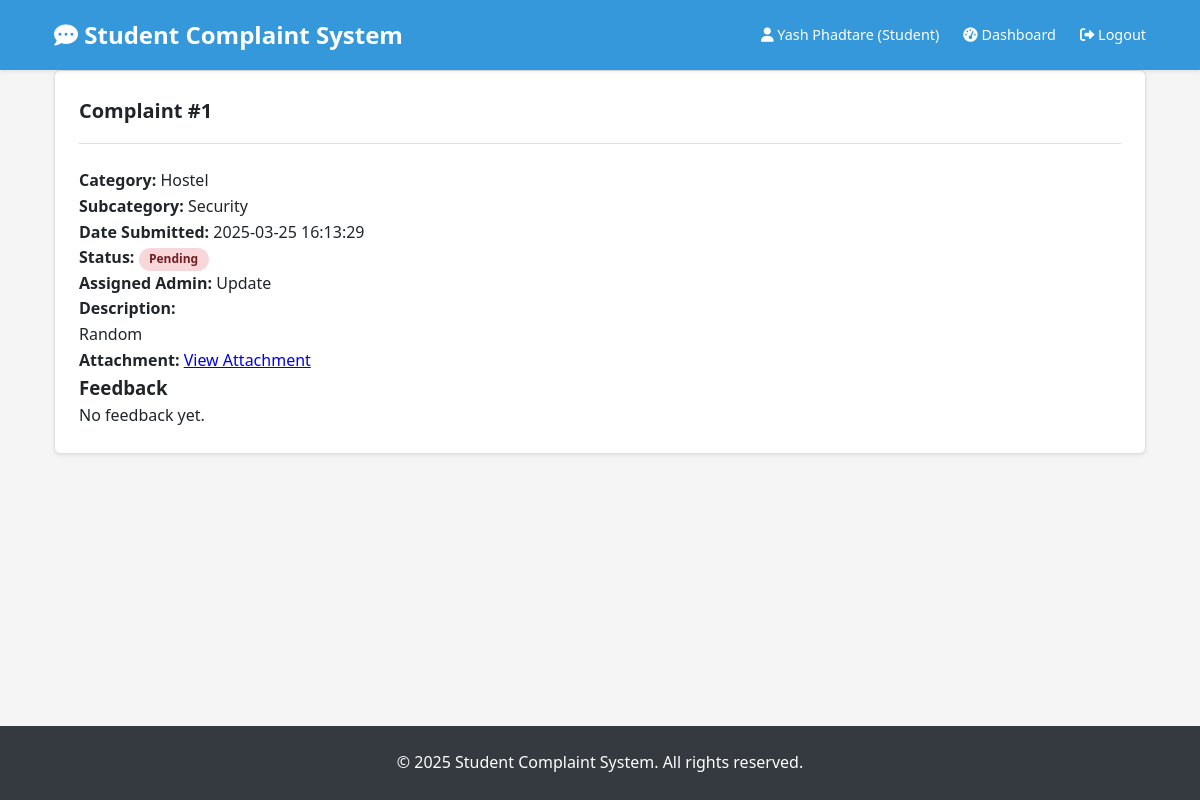
/student/complaint/1 (signed in), run on the app's committed database.
### tables this page shows
CREATE TABLE complaints (
                id INTEGER PRIMARY KEY AUTOINCREMENT,
                student_id INTEGER NOT NULL,
                admin_id INTEGER,
                category TEXT NOT NULL,
                subcategory TEXT NOT NULL,
                description TEXT NOT NULL,
                file_path TEXT,
                status TEXT DEFAULT 'pending' CHECK (status IN ('pending', 'in_progress', 'resolved')),
                created_at TIMESTAMP DEFAULT CURRENT_TIMESTAMP,
                updated_at TIMESTAMP DEFAULT CURRENT_TIMESTAMP,
                FOREIGN KEY (student_id) REFERENCES users (id),
                FOREIGN KEY (admin_id) REFERENCES users (id)
            );

CREATE TABLE users (
                id INTEGER PRIMARY KEY AUTOINCREMENT,
                username TEXT UNIQUE NOT NULL,
                password TEXT NOT NULL,
                role TEXT NOT NULL CHECK (role IN ('student', 'admin', 'pending_admin')),
                full_name TEXT NOT NULL,
                email TEXT NOT NULL,
                created_at TIMESTAMP DEFAULT CURRENT_TIMESTAMP
            );

### app.py (the view)
@app.route('/student/complaint/<int:complaint_id>')
@student_required
def view_complaint(complaint_id):
    db = get_db()
    try:
        complaint = db.execute(
            'SELECT c.*, u.full_name as admin_name FROM complaints c '
            'LEFT JOIN users u ON c.admin_id = u.id '
            'WHERE c.id = ? AND c.student_id = ?',
            (complaint_id, session['user_id'])
        ).fetchone()
        if not complaint:
            flash('Complaint not found', 'danger')
            return redirect(url_for('student_dashboard'))
        feedback = db.execute(
            'SELECT f.*, u.full_name as admin_name FROM feedback f '
            'JOIN users u ON f.admin_id = u.id '
            'WHERE f.complaint_id = ? '
            'ORDER BY f.created_at DESC',
            (complaint_id,)
        ).fetchall()
        return render_template('student/complaint.html',
                            complaint=complaint,
                            feedback=feedback,
                            mode='view')
    except sqlite3.Error as e:
        flash(f'Error retrieving complaint: {str(e)}', 'danger')
        return redirect(url_for('student_dashboard'))
    finally:
        db.close()

### app.py (called while the page is built)
def get_db():
    db = sqlite3.connect(app.config['DATABASE'])
    db.row_factory = sqlite3.Row
    return db

def student_required(f):
    @wraps(f)
    def decorated_function(*args, **kwargs):
        if 'user_id' not in session or session.get('role') != 'student':
            flash('Student access required', 'danger')
            return redirect(url_for('login'))
        return f(*args, **kwargs)
    return decorated_function

@app.context_processor
def inject_now():
    return {'now': datetime.now()}

### templates/student/complaint.html (shortened to what this page needs)
{% extends "base.html" %}
{% block content %}
<div class="card">
    <div class="card-header">
        <h2 class="card-title">
            {% if mode == 'new' %}New Complaint{% else %}Complaint #{{ complaint.id }}{% endif %}
        </h2>
    </div>
    <div class="card-body">
        {% if mode == 'new' %}
        <form method="POST" enctype="multipart/form-data">
            <div class="form-group">
                <label for="category">Category</label>
                <select id="category" name="category" required>
                    <option value="">Select a category</option>
                    <option value="academics">Academics</option>
                    <option value="facilities">Facilities</option>
                    <option value="hostel">Hostel</option>
                    <option value="administration">Administration</option>
                </select>
            </div>
            <div class="form-group">
                <label for="subcategory">Subcategory</label>
                <select id="subcategory" name="subcategory" required>
                    <option value="">Select a category first</option>
                </select>
            </div>
            <div class="form-group">
                <label for="admin_id">Assign to Admin (optional)</label>
                <select id="admin_id" name="admin_id">
                    <option value="">Select an admin</option>
                    {% for admin in admins %}
                    <option value="{{ admin.id }}">{{ admin.full_name }}</option>
                    {% endfor %}
                </select>
            </div>
            <div class="form-group">
                <label for="description">Description</label>
                <textarea id="description" name="description" rows="5" required></textarea>
            </div>
            <div class="form-group">
                <label for="file">Attachment (optional)</label>
                <input type="file" id="file" name="file">
                <div id="file-preview" class="mt-2"></div>
            </div>
            <button type="submit" class="btn">Submit Complaint</button>
        </form>
        {% else %}
        <div class="complaint-details">
            <div class="detail-row">
                <strong>Category:</strong> {{ complaint.category|title }}
            </div>
            <div class="detail-row">
                <strong>Subcategory:</strong> {{ complaint.subcategory|title }}
            </div>
            <div class="detail-row">
                <strong>Date Submitted:</strong> {{ complaint.created_at }}
            </div>
            <div class="detail-row">
                <strong>Status:</strong>
                <span class="badge badge-{{ complaint.status }}">
                    {{ complaint.status|replace('_', ' ')|title }}
                </span>
            </div>
            <div class="detail-row">
                <strong>Assigned Admin:</strong> {{ complaint.admin_name or 'Not assigned' }}
            </div>
            <div class="detail-row">
                <strong>Description:</strong>
                <p>{{ complaint.description }}</p>
            </div>
            {% if complaint.file_path %}
            <div class="detail-row">
                <strong>Attachment:</strong>
                <a href="{{ url_for('uploaded_file', filename=complaint.file_path) }}" target="_blank">
                    View Attachment
                </a>
            </div>
            {% endif %}
            <h3 class="mt-4">Feedback</h3>
            {% if feedback %}
                {% for item in feedback %}
                <div class="feedback-item card mb-3">
                    <div class="card-header">
                        <strong>{{ item.admin_name }}</strong> on {{ item.created_at }}
                    </div>
                    <div class="card-body">
                        {{ item.message }}
                    </div>
                </div>
                {% endfor %}
            {% else %}
                <p>No feedback yet.</p>
            {% endif %}
        </div>
        {% endif %}
    </div>
</div>
{% endblock %}

### static/css/style.css (style rules this page uses)
:root { --primary-color: #3498db; --primary-dark: #2980b9; --success-color: #2ecc71; --danger-color: #e74c3c; --warning-color: #f39c12; --light-color: #f8f9fa; --dark-color: #343a40; --gray-color: #6c757d; --text-color: #212529; --text-light: #6c757d; --border-radius: 0.375rem; --box-shadow: 0 0.125rem 0.25rem rgba(0, 0, 0, 0.075); --transition: all 0.3s ease; --container-width: 1140px; }
* { margin: 0; padding: 0; box-sizing: border-box; }
body { font-family: 'Segoe UI', Tahoma, Geneva, Verdana, sans-serif; line-height: 1.6; color: var(--text-color); background-color: #f5f5f5; display: flex; flex-direction: column; min-height: 100vh; }
.card { background-color: white; border-radius: var(--border-radius); box-shadow: var(--box-shadow); padding: 1.5rem; margin-bottom: 1.5rem; border: 1px solid rgba(0, 0, 0, 0.125); }
.card-header { border-bottom: 1px solid rgba(0, 0, 0, 0.125); padding-bottom: 1rem; margin-bottom: 1.5rem; display: flex; justify-content: space-between; align-items: center; flex-wrap: wrap; gap: 1rem; }
.card-title { font-size: 1.25rem; margin: 0; font-weight: 600; }
.badge { display: inline-block; padding: 0.35rem 0.65rem; font-size: 0.75rem; font-weight: 600; line-height: 1; text-align: center; white-space: nowrap; vertical-align: baseline; border-radius: 10rem; }
.badge-pending { background-color: #f8d7da; color: #721c24; }

### data on the page
complaints: id "1", category "Hostel", subcategory "Security", created_at "2025-03-25 16:13:29", status "Pending", description "Random"
users: full_name "Update"

### other printed values
{{ session.full_name }} "Yash Phadtare"
{{ session.role|title }} "Student"
